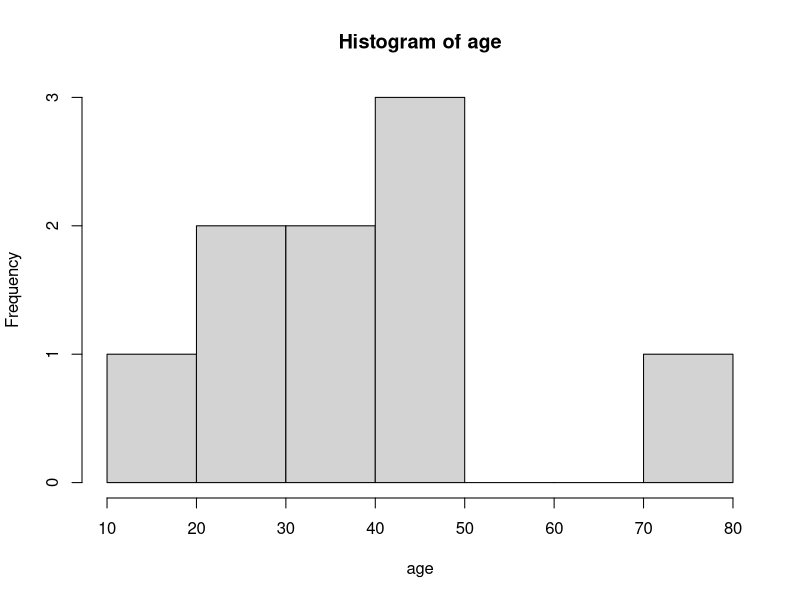
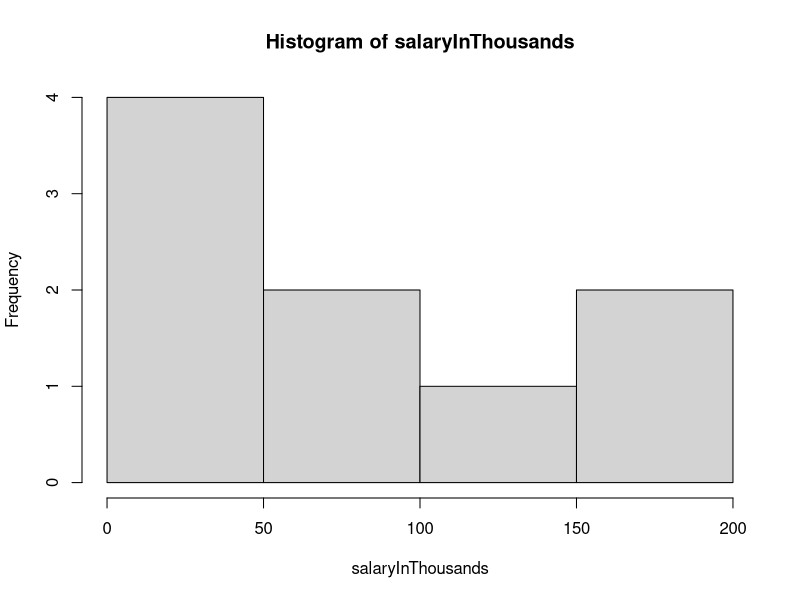
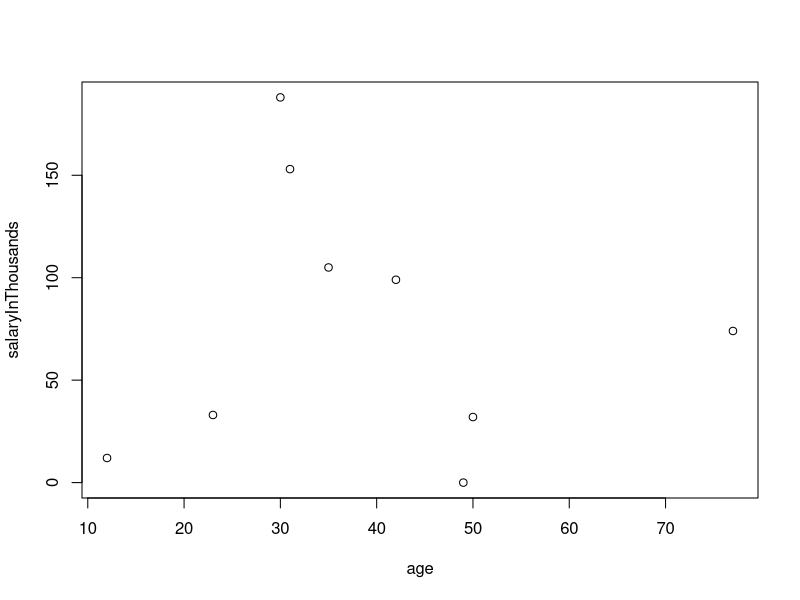

Write the R code that produced these figures, in order. (Note: this script raises an error after producing the figures.)
rm(list=ls())
cat("\014")

age <- c(23, 35, 31, 49, 77, 42, 50, 30, 12)
salaryInThousands <- c(33, 105, 153, 0, 74, 99, 32, 188, 12)

mean(age)
sd(age)
var(salaryInThousands)
cor(age,salaryInThousands)
hist(age)
hist(salaryInThousands)
plot(age,salaryInThousands)

# detach("package:PKGNAME", unload=TRUE)
# use library(PKGNAME) instead of require(PKGNAME)


doubleAtomicVector <- c(1, 3.14, 99.999)
integerAtomicVector <- c(1L, 3L, 19L)
logicalAtomicVector <- c(TRUE, FALSE, T, F)
characterAtomicVector <- c("this", "is a", "string")


myFavNum <- 3/10 # double
myNums <- c(1, 2, 3, 5, 8, 13, 21) # double
firstNames <- c("Dereck", "Nick") # character
myVec <- c("Perez", 25) # character

(myAtomicVector <- c(1, 2, 3, 4, -99, 5, NA, 4, 22.223))
myAtomicVector[5]
myAtomicVector[c(1,2,5,9)]
myAtomicVector[10]
myAtomicVector[3:8]

myFirstAddition <- myNums[7] + myFavNum
mySecondAddition <- myNums + myFavNum
myFirstSum <- sum(c(myNums, myFavNum))
thisIsGettingMoreComplex <- min(myNums) + myFavNum
whatTypeOfVectorIsThis <- as.numeric(myVec[2]) + myNums[2]


(myAtomicVector_01 <- c(99.1, 98.2, 97.3, 96.4, NA))
sum(myAtomicVector_01)
mean(myAtomicVector_01)
sum(myAtomicVector_01, na.rm = TRUE)
mean(myAtomicVector_01, na.rm = TRUE)


myVec <- c(1, NA)
myVec[2] == NA # NEVER DO THIS!
is.na(myVec[2])


data() # AirPassengers


(myAtomicVector_01 <- c(99.1, 98.2, 97.3, 96.4))
myAtomicVector_01[myAtomicVector_01 > 98] # equivalent to myAtomicVector_01[c(T, T, F, F)]


myAtomicVector <- c(1, 4, 3, 2, NA, 3.22, -44, 2, NA, 0, 22, 34)

length(myAtomicVector[myAtomicVector>0 & !is.na(myAtomicVector)])
length(myAtomicVector[myAtomicVector<0 & !is.na(myAtomicVector)])
length(myAtomicVector[myAtomicVector==0 & !is.na(myAtomicVector)])
length(myAtomicVector[is.na(myAtomicVector)])
length(myAtomicVector[myAtomicVector!=0 & !is.na(myAtomicVector)])
sum(myAtomicVector[myAtomicVector>0 & !is.na(myAtomicVector)])
sum(myAtomicVector[myAtomicVector<0 & !is.na(myAtomicVector)])

# Solution
sum(myAtomicVector > 0, na.rm = T)
sum(myAtomicVector < 0, na.rm = T)
sum(myAtomicVector == 0, na.rm = T)
sum(is.na(myAtomicVector))
sum(myAtomicVector != 0 & !is.na(myAtomicVector), na.rm = T) # sum(myAtomicVector != 0, na.rm = T)
sum(myAtomicVector[myAtomicVector > 0], na.rm = T)
sum(myAtomicVector[myAtomicVector < 0], na.rm = T)


(x <- c(1, NULL, 3))


x <- factor(c("M","F","F","M"))
bodyType <- factor(c("healthy", "healthy", "healthy", "obese", "overweight",
                     "overweight", "skinny"))
bodyType
levels(bodyType)
bodyType < "obese"

(bodyType <- factor(c("h", "h", "h", "ob", "ov", "ov", "s"),
                    levels = c("s", "h", "ov", "ob"),
                    labels = c("Skinny", "Healthy", "Overweight", "Obese"),
                    ordered = TRUE))
levels(bodyType)
bodyType < "Obese"
bodyType[bodyType < "Obese"]


myCyl <- mtcars$cyl
ord <- factor(myCyl, levels = sort(unique(myCyl)), labels = c("Small", "Medium", "Large"), ordered = T)
sum(ord<="Medium")


(xyz <- data.frame(numberColumn = 1:3, letterColumn = c("a","b","c"),
                   stringsAsFactors = F))
str(xyz)


myDataFrame_05 <- data.frame(x = 1:3, y = 98:100, z = 1000:1002)
(myDataFrame_06 <- rbind(myDataFrame_05, qqq = -1))
(myDataFrame_06 <- rbind(myDataFrame_05, qqq = -1:-2))
(myDataFrame_06 <- rbind(myDataFrame_05, qqq = -1:-99))
(myDataFrame_06 <- rbind(myDataFrame_05, qqq = c(-1, -2)))
(myDataFrame_06 <- rbind(myDataFrame_05, qqq = c("-1", -2)))
str(myDataFrame_06) #EVERYTHING has been coerced into chr!
(myDataFrame_06 <- rbind(myDataFrame_05, qqq = c("a", -2, -3)))
str(myDataFrame_06) #EVERYTHING has been coerced into chr!


myDataFrame_07 <- data.frame(x = 1:3, y = 98:100, z = 1000:1002)
(myDataFrame_08 <- cbind(myDataFrame_07, qqq = -1))
(myDataFrame_08 <- cbind(myDataFrame_07, qqq = -1:-2)) #Error
(myDataFrame_08 <- cbind(myDataFrame_07, qqq = -1:-99))
(myDataFrame_08 <- cbind(myDataFrame_07, qqq = c("-1", -2))) #Error
(myDataFrame_08 <- cbind(myDataFrame_07, qqq = c("a", -2, -3)))
str(myDataFrame_08) #Only qqq is coerced into chr


x <- c(3, 2, 1)
if ( x > 2) {print("first element in vector > 2")}
ifelse(x > 2, ">2", "<=2")


grades <- c("A", "D", "F")
for (i in grades) {
  print(
    switch(i,
           A = "Well Done",
           B = "Alright",
           C = "C's get Degrees!",
           D = "Meh",
           F = "Uh-Oh"
    )
  )
}














